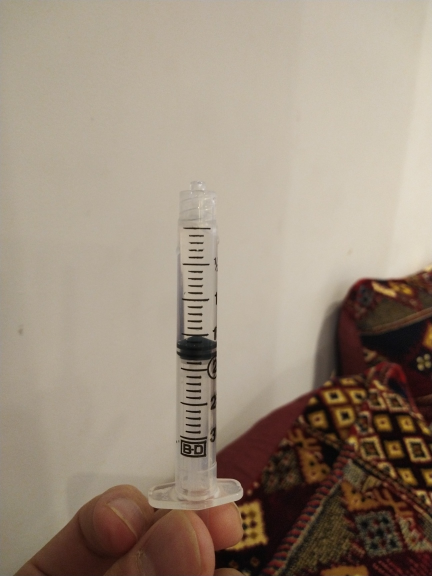
#> input picture images/template_matching/sy-1.jpg, 864 x 1152 px (shown at 1/2 size); its folder holds 4 pictures in this run
$ python template_matching.py
#> lines starting #> are read from the running program, lines starting #| are printed output that depends on the picture; pictures that were not available may be replaced by others from this repository, and a replacement may not be noted
import cv2
import numpy as np
from matplotlib import pyplot as plt
import os

srcDir = os.path.join('./images', 'template_matching')
srcTemplateDir = os.path.join('./images', 'template_matching', 'template')
dstDir = os.path.join('./images', 'template_matching', 'results')
srcDirContent = os.listdir(srcDir)
for input in srcDirContent:
    if os.path.isfile(os.path.join(srcDir, input)):
        fileName = os.path.splitext(os.path.basename(input))[0]
        templateImageFileName = fileName + '-template.jpg'
        img = cv2.imread(os.path.join(srcDir, input), 0)
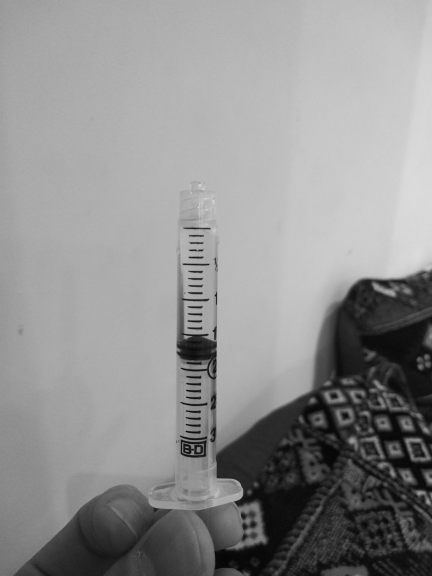
#> img: shape (1152, 864) (shown at 1/2 size); min 4, max 244, mean 143.2
        img2 = img.copy()
        template = cv2.imread(os.path.join(srcTemplateDir, templateImageFileName), 0)
        w, h = template.shape[::-1]
#> w = 864; h = 1152
        # 'cv2.TM_CCOEFF' removed since it was a bit off
        methods = ['cv2.TM_CCOEFF_NORMED', 'cv2.TM_CCORR_NORMED', 'cv2.TM_SQDIFF', 'cv2.TM_SQDIFF_NORMED']

        for meth in methods:
            img = img2.copy()
            method = eval(meth)
            res = cv2.matchTemplate(img, template, method)
            min_val, max_val, min_loc, max_loc = cv2.minMaxLoc(res)
            if method in [cv2.TM_SQDIFF, cv2.TM_SQDIFF_NORMED]:
                top_left = min_loc
            else:
                top_left = max_loc
            bottom_right = (top_left[0] + w, (top_left[1]) + h)

            cv2.rectangle(img, top_left, bottom_right, 255, 2)
            # cv2.imwrite(os.path.join(dstDir, fileName + meth + ".jpg"), img)

            contours, hierarchy = cv2.findContours(img, 1, 2)
            cnt = contours[0]
            M = cv2.moments(cnt)
            print(M)
            x, y, w, h = cv2.boundingRect(cnt)
            img = cv2.rectangle(img, (x, y), (x + w, y + h), (0, 255, 0), 2)


            # image[y:y + h, x:x + w]
            # Select ROI
            # r = cv2.selectROI(img)
            # # Crop image
            # r = cv2.selectROI(img)
            # imCrop = img[top_left, bottom_right]
            cv2.imwrite(os.path.join(dstDir, fileName + meth + "_cropped.jpg"), img[y:y + h, x:x + w])
#> this loop made 4 passes
#> (res, min_val, max_val) on passes 1 to 4: ([1], 1, 1), ([1], 1, 1), ([0], 0, 0), ([0], 0, 0)
#> (printed output is left out)
    print("--------------")
#> pass 2 of the loop `for input in srcDirContent:`:
#> templateImageFileName = 'sy-2-template.jpg'
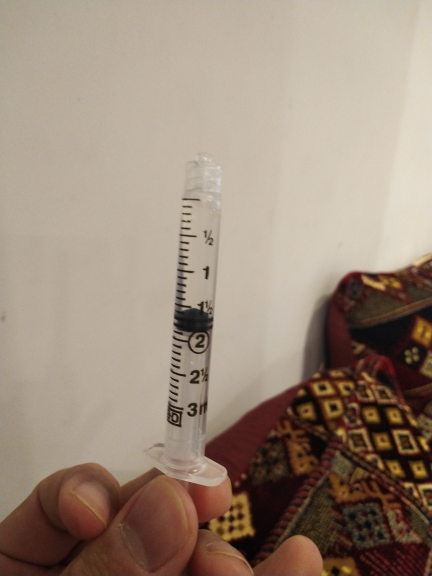
#> input picture images/template_matching/sy-2.jpg, 864 x 1152 px (shown at 1/2 size)
#> `img = cv2.imread(os.path.join(srcDir, input), 0)`:
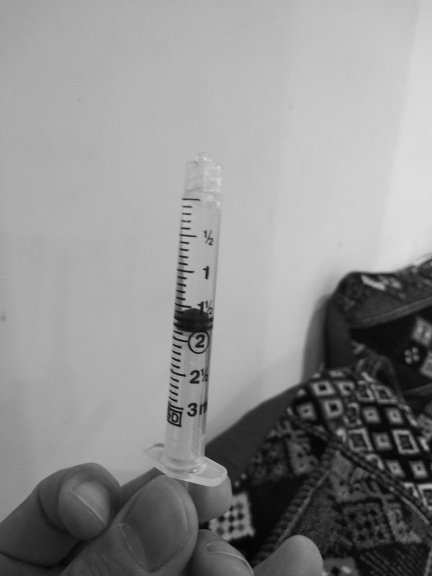
#> img: shape (1152, 864) (shown at 1/2 size); min 2, max 246, mean 141.6
#> the loop `for meth in methods:` made 4 passes
#> (res, min_val, max_val) on passes 1 to 3: ([1], 1, 1), ([1], 1, 1), ([7816], 7816, 7816)
#> (printed output is left out)
#> pass 3 of the loop `for input in srcDirContent:`:
#> templateImageFileName = 'sy-3-template.jpg'
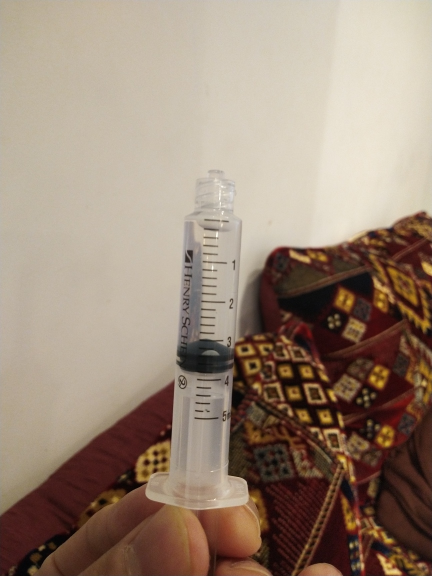
#> input picture images/template_matching/sy-3.jpg, 864 x 1152 px (shown at 1/2 size)
#> `img = cv2.imread(os.path.join(srcDir, input), 0)`:
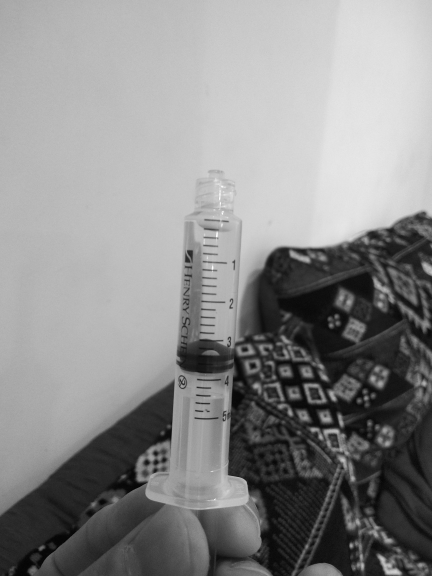
#> img: shape (1152, 864) (shown at 1/2 size); min 0, max 255, mean 138.8
#> the loop `for meth in methods:` made 4 passes
#> (res, min_val, max_val, bottom_right) on passes 1, 2, 4: ([0.737], 0.737, 0.737, (864, 1152)), ([0.95], 0.95, 0.95, (3, 3)), ([0.0994], 0.0994, 0.0994, (3, 3))
#> (printed output is left out)
#> (the run stopped early here; a loop or call above may not have finished)
